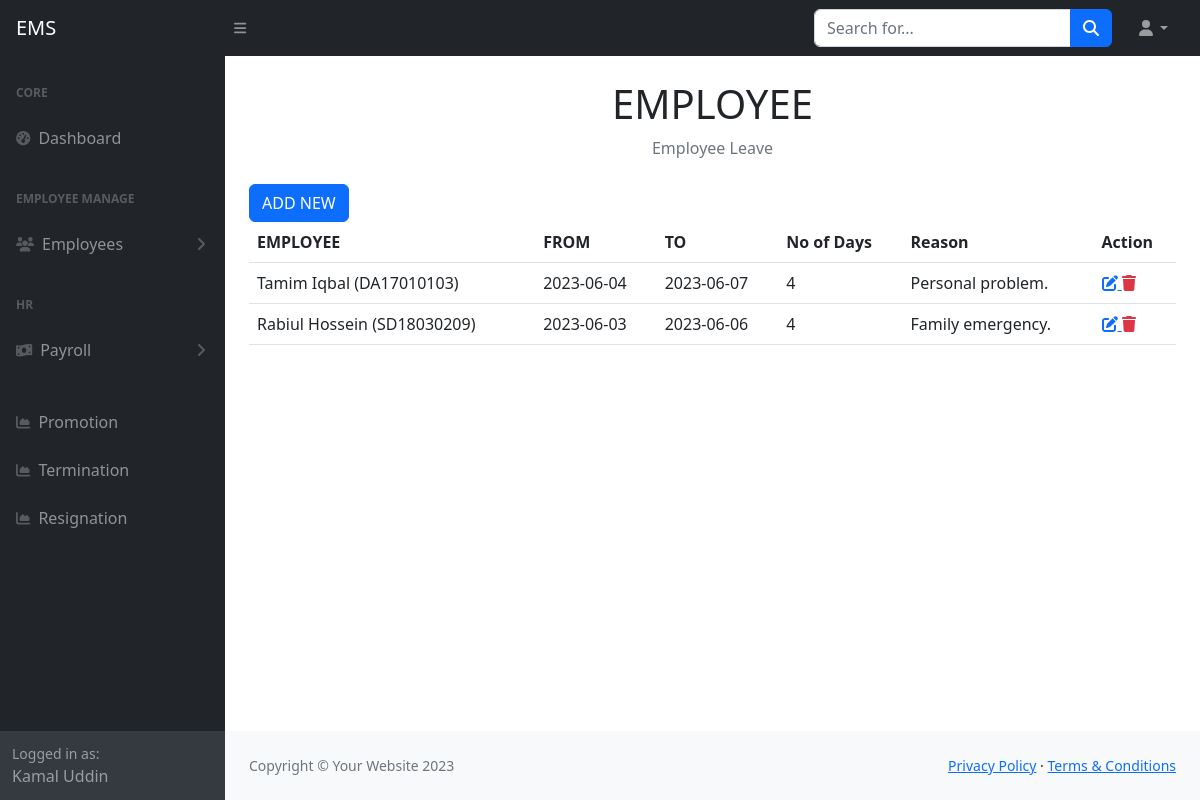
Before: /employee_leave.php (signed in) with the older database file.
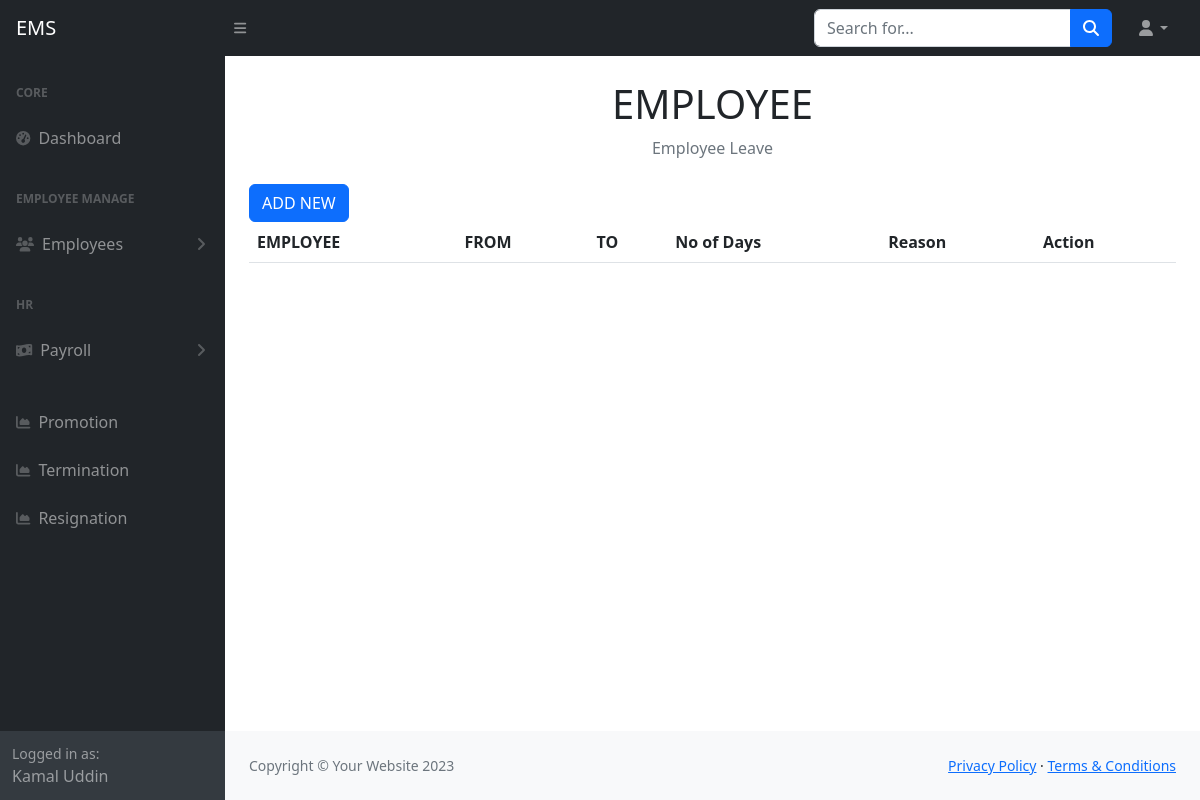
After: the same page with the newer database file.
### tables this page shows
CREATE TABLE `tbl_leaves` (
  `id` int(50) NOT NULL,
  `employee_id` int(11) DEFAULT NULL,
  `leave_type` varchar(20) NOT NULL,
  `leave_category` varchar(20) NOT NULL,
  `start_date` date DEFAULT NULL,
  `end_date` date DEFAULT NULL,
  `days` int(15) DEFAULT NULL,
  `reason` text DEFAULT NULL,
  `created_at` datetime DEFAULT NULL,
  `created_by` varchar(255) DEFAULT NULL,
  `updated_at` datetime DEFAULT NULL,
  `updated_by` varchar(255) DEFAULT NULL,
  `deleted_at` datetime DEFAULT NULL
);

CREATE TABLE `tbl_employees` (
  `id` int(50) NOT NULL,
  `first_name` varchar(255) NOT NULL,
  `last_name` varchar(255) NOT NULL,
  `email` varchar(255) NOT NULL,
  `phone` varchar(15) DEFAULT NULL,
  `employee_id` varchar(255) DEFAULT NULL,
  `department_id` int(11) DEFAULT NULL,
  `designation_id` int(11) DEFAULT NULL,
  `joining_date` date DEFAULT NULL,
  `yearly_leave` int(11) NOT NULL,
  `image` varchar(255) DEFAULT NULL,
  `created_at` datetime DEFAULT NULL,
  `created_by` varchar(255) DEFAULT NULL,
  `updated_at` datetime DEFAULT NULL,
  `updated_by` varchar(255) DEFAULT NULL,
  `deleted_at` datetime DEFAULT NULL
);

### include/settings.php (called while the page is built)
<?php
   $base_url="http://localhost/employee/";
    require_once('class/crud.php');
    $mysqli=new crud;
?>

### class/crud.php (called while the page is built, shortened)
<?php
    class crud{
        private $host='localhost';
        private $user='root';
        private $password='';
        private $database='employee';
        private $connection;
        public function __construct(){
            $this->connection=new mysqli($this->host,$this->user,$this->password,$this->database);
        }
        public function common_select_query($sql){
            $result=array();
            $error=false;
            $rs=$this->connection->query($sql);
            if($rs){
                if($rs->num_rows > 0){
                    while($r=$rs->fetch_object()){
                        array_push($result,$r);
                    }
                }
            }else{
                $error=$this->connection->error;
            }
            $return = array('data'=>$result,'error'=>$error);
            return $return;
        }
    }
?>

### employee_leave.php (the view)
<?php require_once('include/header.php') ?>
<?php require_once('include/sidebar.php') ?>
<div class="container-fluid px-4">
    <h1 class="mt-4 text-center">EMPLOYEE</h1>
    <ol class="breadcrumb mb-4">
        <li class="breadcrumb-item active mx-auto">Employee Leave</li>
    </ol>
    <a href="<?= $base_url?>employee_leaves_add.php"class="btn btn-primary align-right">ADD NEW</a>
    <table class="table">
        <tr>
            <th>EMPLOYEE</th>
            <th>FROM</th>
            <th>TO</th>
            <th>No of Days</th>
            <th>Reason</th>
            <th>Action</th>
        </tr>
        <?php
                  $data=$mysqli->common_select_query('SELECT tbl_leaves.*,tbl_employees.first_name,tbl_employees.last_name,tbl_employees.employee_id FROM `tbl_leaves`
                  join tbl_employees on tbl_employees.id=tbl_leaves.employee_id
                  WHERE tbl_leaves.deleted_at is null');
               if(!$data['error']){
                    foreach($data['data'] as $d){
                ?>
        <tr>
            <td><?= $d->first_name ?> <?= $d->last_name ?> (<?= $d->employee_id ?>)</td>
            <td><?= $d->starting_at ?></td>
            <td><?= $d->ending_on ?></td>
            <td><?= $d->days ?></td>
            <td><?= $d->reason ?></td>
            <td>
                <a title="Update" href="<?= $base_url?>employee_leaves_edit.php?id=<?= $d->id ?>">
                            <i class="fa fa-edit"></i>
                </a>
                <a title="Delete" class="text-danger" href="employee_leaves_delete.php?id=<?= $d->id ?>">
                            <i class="fa fa-trash"></i>
                </a>
            </td>
        </tr>
        <?php
        }
                  }
                  ?>
    </table>
</div>
<?php require_once('include/footer.php') ?>

### include/header.php (shortened to what this page needs)
<?php require_once('settings.php') ?>
<!DOCTYPE html>
<html lang="en">
    <head>
        <link href="https://cdn.jsdelivr.net/npm/simple-datatables@7.1.2/dist/style.min.css" rel="stylesheet" />
        <link href="<?= $base_url?>assets/css/styles.css" rel="stylesheet" />
    </head>
    <body class="sb-nav-fixed">
		<nav class="sb-topnav navbar navbar-expand navbar-dark bg-dark">
			<a class="navbar-brand ps-3" href="">EMS</a>
			<button class="btn btn-link btn-sm order-1 order-lg-0 me-4 me-lg-0" id="sidebarToggle" href="#!"><i class="fas fa-bars"></i></button>
			<form class="d-none d-md-inline-block form-inline ms-auto me-0 me-md-3 my-2 my-md-0">
				<div class="input-group">
					<input class="form-control" type="text" placeholder="Search for..." aria-label="Search for..." aria-describedby="btnNavbarSearch" />
					<button class="btn btn-primary" id="btnNavbarSearch" type="button"><i class="fas fa-search"></i></button>
				</div>
			</form>
			<ul class="navbar-nav ms-auto ms-md-0 me-3 me-lg-4">
				<li class="nav-item dropdown">
					<a class="nav-link dropdown-toggle" id="navbarDropdown" href="#" role="button" data-bs-toggle="dropdown" aria-expanded="false"><i class="fas fa-user fa-fw"></i></a>
				</li>
			</ul>
		</nav>

### include/sidebar.php (shortened to what this page needs)
<div id="layoutSidenav">
	<div id="layoutSidenav_nav">
		<nav class="sb-sidenav accordion sb-sidenav-dark" id="sidenavAccordion">
			<div class="sb-sidenav-menu">
				<div class="nav">
					<div class="sb-sidenav-menu-heading">Core</div>
					<a class="nav-link" href="index.html">
						<div class="sb-nav-link-icon"><i class="fas fa-tachometer-alt"></i></div>
						Dashboard
					</a>
					<div class="sb-sidenav-menu-heading">Employee manage</div>
					<a class="nav-link collapsed" href="#" data-bs-toggle="collapse" data-bs-target="#colemp" aria-expanded="false" aria-controls="collapseLayouts">
						<div class="sb-nav-link-icon"><i class="fas fa-users"></i></div>
						Employees
						<div class="sb-sidenav-collapse-arrow"><i class="fas fa-angle-down"></i></div>
					</a>
					<div class="sb-sidenav-menu-heading">HR</div>
					<a class="nav-link collapsed" href="#" data-bs-toggle="collapse" data-bs-target="#colhr" aria-expanded="false" aria-controls="collapseLayouts">
						<div class="sb-nav-link-icon"><i class="fa-solid fa-money-bill-wave"></i></div>
						Payroll
						<div class="sb-sidenav-collapse-arrow"><i class="fas fa-angle-down"></i></div>
					</a>
					<br>
					<a class="nav-link" href="<?= $base_url?>promotion_list.php">
						<div class="sb-nav-link-icon"><i class="fas fa-chart-area"></i></div>
						Promotion
					</a>
					<a class="nav-link" href="<?= $base_url?>termination_list.php">
						<div class="sb-nav-link-icon"><i class="fas fa-chart-area"></i></div>
						Termination
					</a>
					<a class="nav-link" href="<?= $base_url?>resignation_list.php">
						<div class="sb-nav-link-icon"><i class="fas fa-chart-area"></i></div>
						Resignation
					</a>
				</div>
			</div>
			<div class="sb-sidenav-footer">
				<div class="small">Logged in as:</div>
				<?= $_SESSION['username'] ?>
			</div>
		</nav>
	</div>
	<div id="layoutSidenav_content">
		<main>

### include/footer.php (shortened to what this page needs)
				</main>
                <footer class="py-4 bg-light mt-auto">
                    <div class="container-fluid px-4">
                        <div class="d-flex align-items-center justify-content-between small">
                            <div class="text-muted">Copyright &copy; Your Website 2023</div>
                            <div>
                                <a href="#">Privacy Policy</a>
                                &middot;
                                <a href="#">Terms &amp; Conditions</a>
                            </div>
                        </div>
                    </div>
                </footer>
            </div>
        </div>
    </body>
</html>

Changed rows visible on the page:
removed tbl_leaves: employee.first_name "Tamim", employee.last_name "Iqbal", employee.employee_id "DA17010103", starting_at "2023-06-04", ending_on "2023-06-07", days "4", reason "Personal problem."
removed tbl_leaves: employee.first_name "Rabiul", employee.last_name "Hossein", employee.employee_id "SD18030209", starting_at "2023-06-03", ending_on "2023-06-06", days "4", reason "Family emergency."
